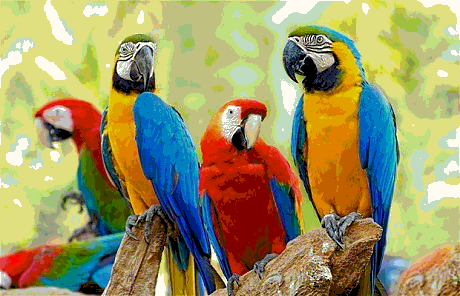
%> input picture imgs/arara_full_256.bmp, 460 x 296 px
$ octave l1e4.m   (GNU Octave 9; MATLAB toolbox functions it lacks are replaced by stand-ins)
%> lines starting %> are read from the running program, lines starting %| are printed output that depends on the picture
#contador de imagens
global cont;
cont=1;

function saveImg
  global cont;
  str = strcat("imgs/l1/e4-", mat2str(cont), ".jpg");
  print(str,"-djpg")
  cont = cont+1;
endfunction


#ind2gray
[X MAP] = imread("imgs/arara_full_256.bmp");
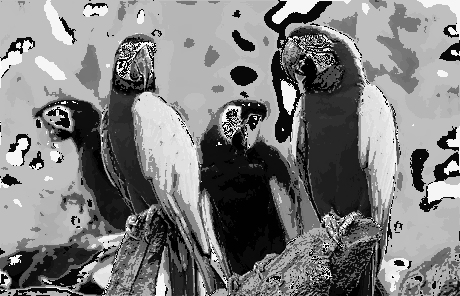
%> X: size 296x460 uint8; min 0, max 255, mean 125.8
%> MAP = 256 rows, first 12: [0 0 0; 0.502 0 0; 0 0.502 0; 0.502 0.502 0; 0 0 0.502; 0.502 0 0.502; 0 0.502 0.502; 0.753 0.753 0.753; 0.753 0.863 0.753; 0.651 0.792 0.941; 0.251 0.125 0; 0.376 0.125 0]
imshow(X, MAP);
G = ind2gray(X, MAP);
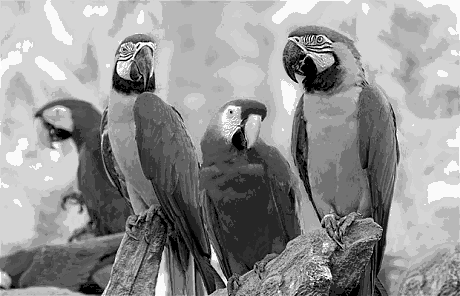
%> G: size 296x460 single; min 0, max 1, mean 0.572
figure
imshow(G);
saveImg()

#gray2ind
[X, MAP] = gray2ind(G);
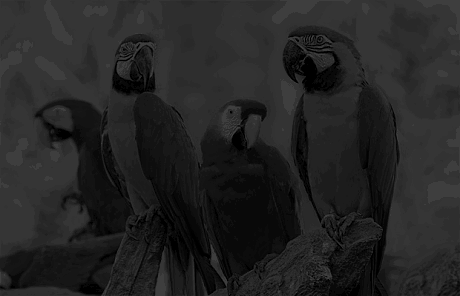
%> X: size 296x460 uint8; min 0, max 63, mean 36.1
%> MAP = 64 rows, first 12: [0 0 0; 0.0159 0.0159 0.0159; 0.0317 0.0317 0.0317; 0.0476 0.0476 0.0476; 0.0635 0.0635 0.0635; 0.0794 0.0794 0.0794; 0.0952 0.0952 0.0952; 0.111 0.111 0.111; 0.127 0.127 0.127; 0.143 0.143 0.143; 0.159 0.159 0.159; 0.175 0.175 0.175]
figure
imshow(X, MAP);
saveImg()

#rgb2ind
RGB = imread("imgs/arara_full.png");
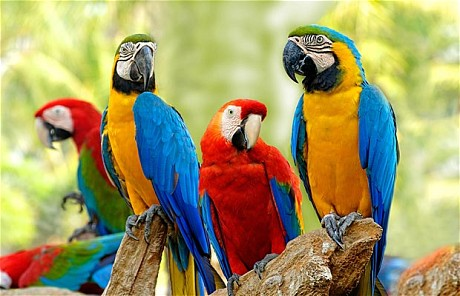
%> input picture imgs/arara_full.png, 460 x 296 px
%> RGB is the input picture: size 296x460x3 uint8; mean R, G, B 159.5, 150.3, 101.7
%> (the run ends here)
